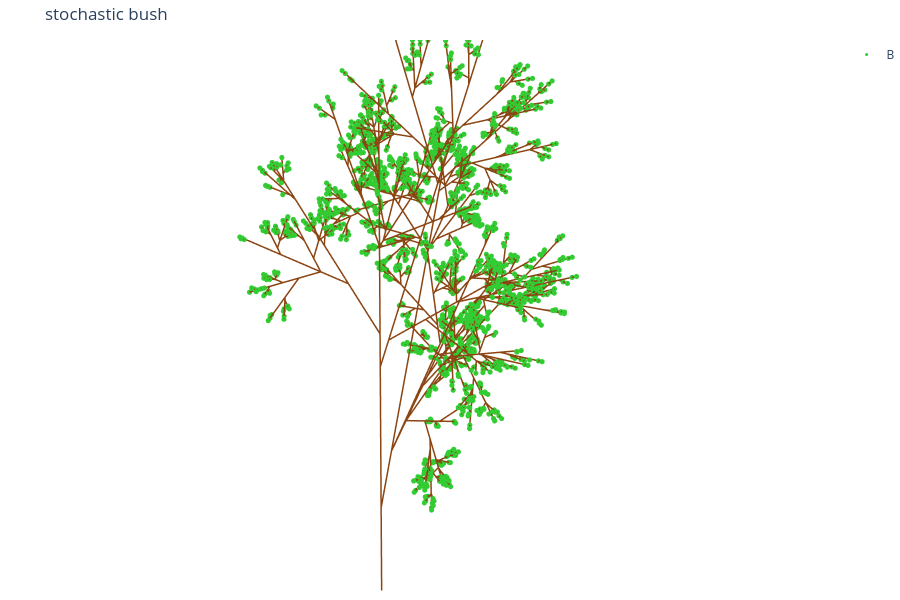

The cell this chart's notebook holds for it:
### Markdown cell above
## 2. Stochastic and 3D
Two rules for `B` with weights: every derivation is a different instance of the same "species". Change the seed.
`&` pitches down, `/` rolls around the stem (137.5 deg = golden angle: branches spiral around the stem like real phyllotaxis).

### Code cell
gens = derive("B", '''
B -> F [ &(35) B ] /(137.5) F B @ 0.6
B -> F [ &(35) B ] /(137.5) [ &(35) B ] F B @ 0.25
B -> F B @ 0.15
F -> F F @ 0.5
F -> F @ 0.5
''', steps=10, seed=1)
print(summary(gens[-1]))
plot(interpret(gens[-1]), "stochastic bush", mark_styles={"B": dict(color="limegreen", size=3)})

### Figure 1 — Plotly figure (JSON) as saved in the notebook; plotly's stock layout.template omitted (floating-point values rounded to 4 significant figures; data arrays with more than 128 entries replaced by an {"elided": "..."} marker saying what was removed)
{"data": [{"hoverinfo": "skip", "line": {"color": "saddlebrown", "width": 3}, "mode": "lines", "name": "width 1", "showlegend": false, "type": "scatter3d", "x": {"elided": "19413 float values"}, "y": {"elided": "19413 float values"}, "z": {"elided": "19413 float values"}}, {"marker": {"color": "limegreen", "size": 3}, "mode": "markers", "name": "B", "type": "scatter3d", "x": {"elided": "2194 float values"}, "y": {"elided": "2194 float values"}, "z": {"elided": "2194 float values"}}], "layout": {"height": 600, "margin": {"b": 0, "l": 0, "r": 0, "t": 40}, "scene": {"aspectmode": "cube", "camera": {"eye": {"x": 0.35, "y": -1.2, "z": 0.15}, "up": {"x": 0, "y": 0, "z": 1}}, "xaxis": {"range": [-82.21, 92.11], "visible": false}, "yaxis": {"range": [-66.87, 107.5], "visible": false}, "zaxis": {"range": [-4.151, 170.2], "visible": false}}, "title": {"text": "stochastic bush"}}}
